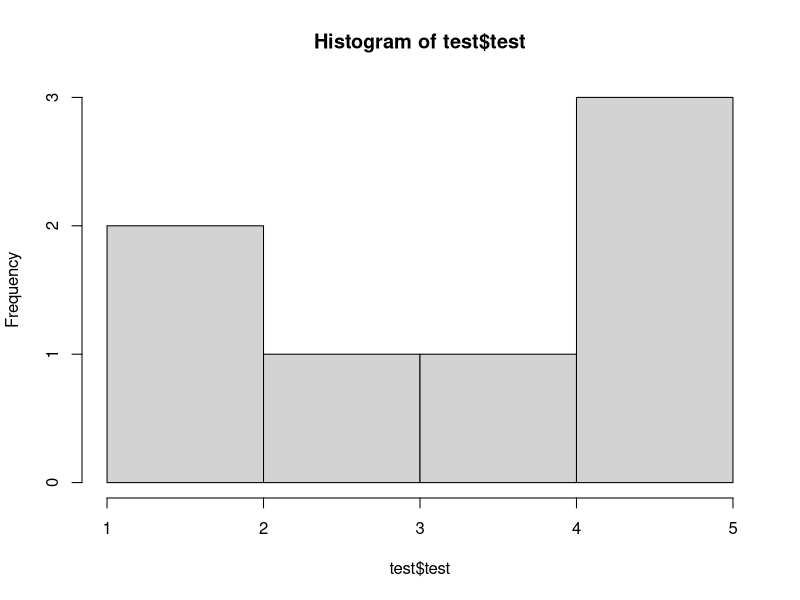

Reproduce this figure in R.
library(tidyverse)

 test <- c(1,2,3,4,5,5,5)
 test <- as.data.frame(test)
median(test$test)
mean(test$test)
hist(test$test)
